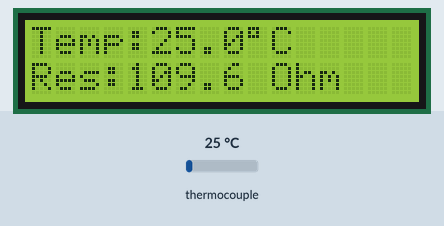
This sketch was run on a simulated Arduino Uno, built with avr-gcc and run on an emulated ATmega328P. Parts: 16×2 character LCD. Inputs (shaded band) come from the test bench; at power-on: thermocouple 25 °C. What the sketch prints to the serial monitor is not drawn.

Above: at 3.2 s.
3.3 s: thermocouple set to 6 °C
At 5.2 s:
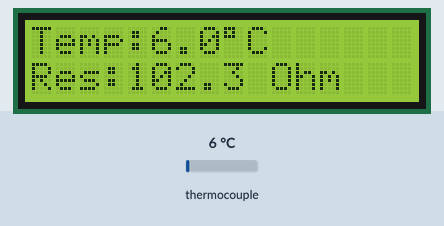
5.6 s: thermocouple set to 75 °C
At 6.7 s:
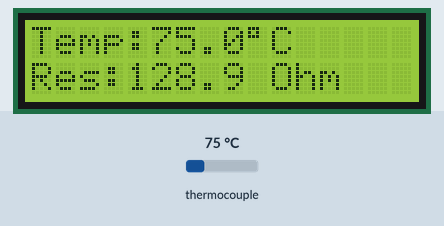
7.8 s: thermocouple set to 150 °C
At 9.3 s:
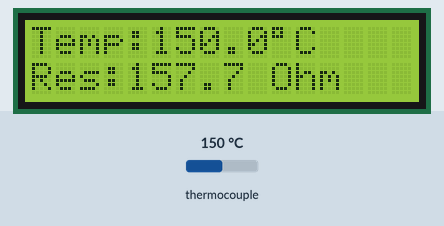
Timing chart, 0 to 10.8 s (numbered marks = the images above; inputs shaded):
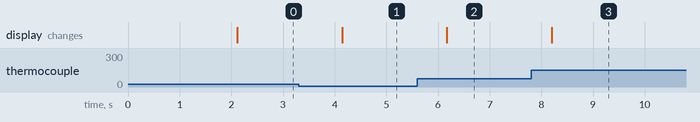

The sketch:

Test_RTD.ino
```cpp
#include <Wire.h>
#include <LiquidCrystal_I2C.h>
#include <Adafruit_MAX31865.h>

// setup pin MAX31865 (pakai SPI)
#define RREF      430.0  // Resistor referensi 430 ohm
#define RNOMINAL  100.0  // PT100 nilai nominal 100 ohm

// CS, D1, D0, CLK
Adafruit_MAX31865 rtd = Adafruit_MAX31865(10,11,12,13);

// LCD I2C
LiquidCrystal_I2C lcd(0x27, 16, 2);

void setup() {
  Serial.begin(9600);

  lcd.init();
  lcd.backlight();

  lcd.setCursor(0,0);
  lcd.print("RTD Sensor Init...");
  delay(2000);
  lcd.clear();

  // sesuaikan koneksi kabel : 2WIRE, 3WIRE, 4WIRE
  rtd.begin(MAX31865_3WIRE);
}

void loop() {
  uint16_t rtd_raw = rtd.readRTD();
  float resistance = rtd_raw;

  resistance /= 32768;
  resistance *= RREF;

  float temperature = rtd.temperature(RNOMINAL, RREF);

  // tampilan di serial monitor
  Serial.print("RTD Resistance: "); Serial.println(resistance, 1);
  Serial.print("Temperature: "); Serial.println(temperature, 2);

  // Tampilan di LCD
  lcd.clear();
  lcd.setCursor(0,0);
  lcd.print("Temp:");
  lcd.print(temperature, 1);
  lcd.print((char)223);
  lcd.print("C");


  lcd.setCursor(0, 1);
  lcd.print("Res:");
  lcd.print(resistance, 1);
  lcd.print(" Ohm");

  delay(2000);
}
```

Measured:
- after the input at 3.3 s, the display: changes after 0.84 s (image 1)
- after the input at 5.6 s, the display: changes after 0.57 s (image 2)
- after the input at 7.8 s, the display: changes after 0.40 s (image 3)
